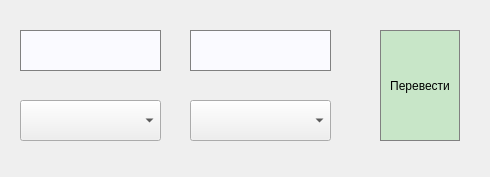
<?xml version="1.0" encoding="UTF-8"?>
<ui version="4.0">
 <class>MainWindow</class>
 <widget class="QMainWindow" name="MainWindow">
  <property name="geometry">
   <rect>
    <x>0</x>
    <y>0</y>
    <width>490</width>
    <height>177</height>
   </rect>
  </property>
  <property name="windowTitle">
   <string>Конвертер валют</string>
  </property>
  <widget class="QWidget" name="centralWidget">
   <widget class="QPushButton" name="pushButton">
    <property name="geometry">
     <rect>
      <x>380</x>
      <y>30</y>
      <width>80</width>
      <height>111</height>
     </rect>
    </property>
    <property name="styleSheet">
     <string notr="true">QPushButton{
 background-color: rgb(200, 230,200);
  qproperty-alignment: 'AlignVCenter | AlignRight';
  border: 1px solid gray;
}</string>
    </property>
    <property name="text">
     <string>Перевести</string>
    </property>
   </widget>
   <widget class="QTextEdit" name="textEdit">
    <property name="geometry">
     <rect>
      <x>20</x>
      <y>30</y>
      <width>141</width>
      <height>41</height>
     </rect>
    </property>
    <property name="font">
     <font>
      <pointsize>12</pointsize>
     </font>
    </property>
    <property name="styleSheet">
     <string notr="true">QTextEdit {
 background-color: rgb(250, 250, 255);
 qproperty-alignment: AlignCenter;
 border: 1px solid gray;
}

</string>
    </property>
   </widget>
   <widget class="QTextEdit" name="textEdit_2">
    <property name="geometry">
     <rect>
      <x>190</x>
      <y>30</y>
      <width>141</width>
      <height>41</height>
     </rect>
    </property>
    <property name="font">
     <font>
      <pointsize>12</pointsize>
     </font>
    </property>
    <property name="styleSheet">
     <string notr="true">QTextEdit {
 background-color: rgb(250, 250, 255);
 qproperty-alignment: AlignCenter;
 border: 1px solid gray;
}

</string>
    </property>
   </widget>
   <widget class="QComboBox" name="val1">
    <property name="geometry">
     <rect>
      <x>20</x>
      <y>100</y>
      <width>141</width>
      <height>41</height>
     </rect>
    </property>
    <property name="font">
     <font>
      <pointsize>12</pointsize>
     </font>
    </property>
   </widget>
   <widget class="QComboBox" name="val2">
    <property name="geometry">
     <rect>
      <x>190</x>
      <y>100</y>
      <width>141</width>
      <height>41</height>
     </rect>
    </property>
    <property name="font">
     <font>
      <pointsize>12</pointsize>
     </font>
    </property>
   </widget>
  </widget>
 </widget>
 <layoutdefault spacing="6" margin="11"/>
 <resources/>
 <connections/>
</ui>
